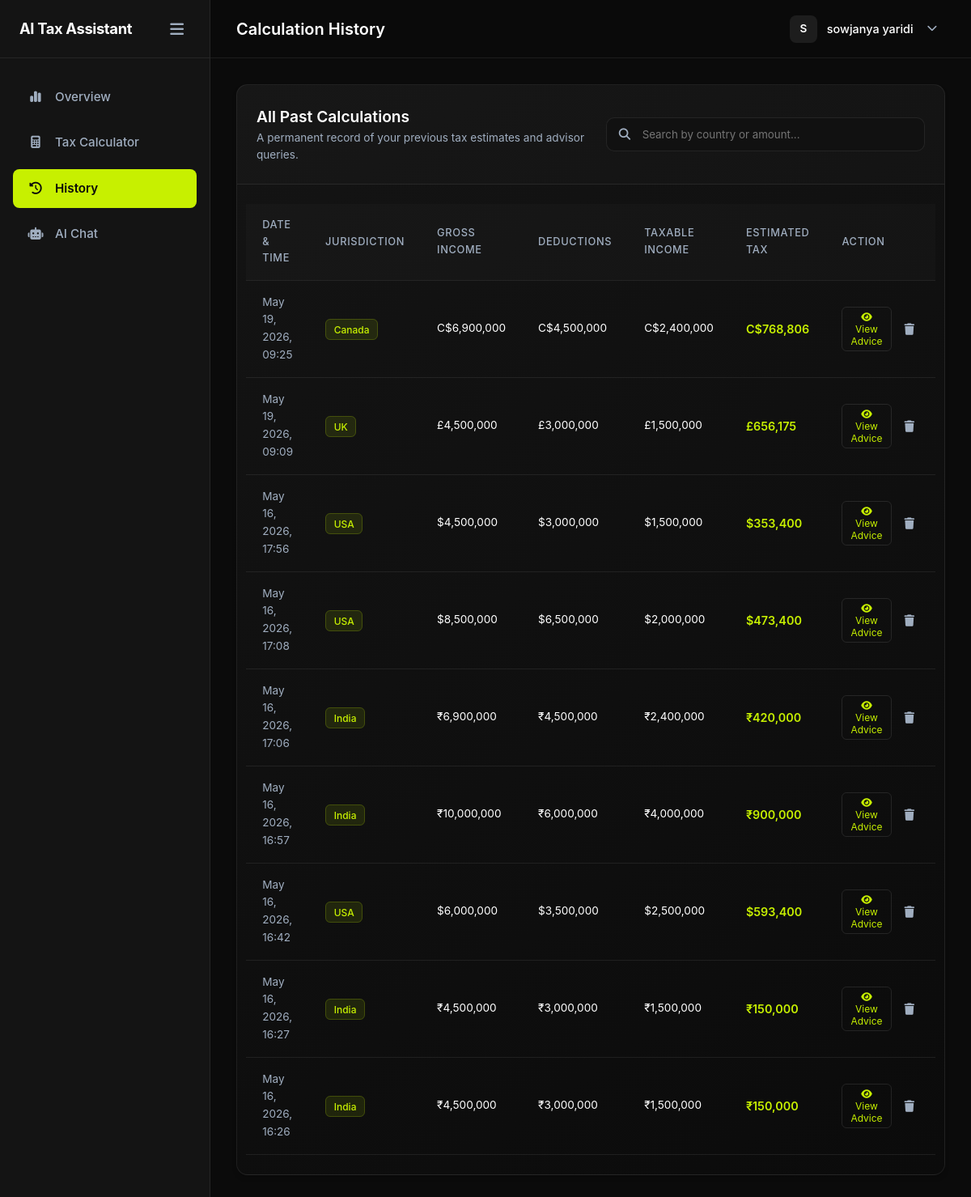
The page /dashboard/history/ (signed in) on the database its author committed.
### tax_engine/models.py (models this page shows, shortened)
class TaxCalculation(models.Model):
    user = models.ForeignKey(User, on_delete=models.CASCADE)
    country = models.CharField(max_length=50)
    income = models.FloatField()
    deductions = models.FloatField()
    taxable_income = models.FloatField()
    estimated_tax = models.FloatField()
    ai_explanation = models.TextField(blank=True, null=True)
    created_at = models.DateTimeField(auto_now_add=True)

### dashboard/views.py (the view)
# urls.py: path('dashboard/history/', views.history_view, name='history'),
@login_required
def history_view(request):
    calculations = TaxCalculation.objects.filter(user=request.user).order_by('-created_at')
    return render(request, 'dashboard/history.html', {'calculations': calculations})

### dashboard/templatetags/tax_tags.py (called while the page is built)
@register.filter
def currency_symbol(country_name):
    if not country_name:
        return "₹"  # Default to INR as per user preference
    country = str(country_name).lower().strip()
    mapping = {
        'india': '₹',
        'in': '₹',
        'inr': '₹',
        'us': '$',
        'usa': '$',
        'usd': '$',
        'united states': '$',
        'uk': '£',
        'gbp': '£',
        'united kingdom': '£',
        'gb': '£',
        'canada': 'C$',
        'cad': 'C$',
        'ca': 'C$',
        'australia': 'A$',
        'aud': 'A$',
        'au': 'A$',
        'europe': '€',
        'eu': '€',
        'euro': '€',
        'eur': '€',
    }
    return mapping.get(country, '₹')  # Default fallback to INR

@register.filter
def country_display(value):
    if not value:
        return "India"
    mapping = {
        'india': 'India',
        'in': 'India',
        'inr': 'India',
        'us': 'USA',
        'usa': 'USA',
        'usd': 'USA',
        'united states': 'USA',
        'uk': 'UK',
        'gbp': 'UK',
        'united kingdom': 'UK',
        'canada': 'Canada',
        'cad': 'Canada',
        'australia': 'Australia',
        'aud': 'Australia',
        'europe': 'European Union',
        'eu': 'European Union',
        'eur': 'European Union',
        'euro': 'European Union',
    }
    return mapping.get(str(value).lower().strip(), str(value).title())

### templates/dashboard/history.html (shortened to what this page needs)
{% extends 'base_app.html' %}
{% load tax_tags humanize tz %}
{% block page_title %}Calculation History{% endblock %}
{% block content %}
<div class="history-card">
    <div class="card-header flex-between align-center">
        <div>
            <h3>All Past Calculations</h3>
            <p class="text-muted text-sm mt-1">A permanent record of your previous tax estimates and advisor queries.
            </p>
        </div>
        <div class="search-wrapper">
            <i class="fa-solid fa-search"></i>
            <input type="text" id="historySearch" placeholder="Search by country or amount..." class="modern-input">
        </div>
    </div>
    <div class="card-body p-0">
        {% if calculations %}
        <div class="table-responsive">
            <table class="table table-hover" id="historyTable">
                <thead>
                    <tr>
                        <th>Date & Time</th>
                        <th>Jurisdiction</th>
                        <th>Gross Income</th>
                        <th>Deductions</th>
                        <th>Taxable Income</th>
                        <th>Estimated Tax</th>
                        <th>Action</th>
                    </tr>
                </thead>
                <tbody>
                    {% for calc in calculations %}
                    <tr style="cursor: pointer;" onclick="viewAIExplanation('{{ calc.id }}')">
                        <td class="text-muted text-sm timestamp-cell" data-utc="{{ calc.created_at|date:'c' }}">{{ calc.created_at|localtime|date:"M d, Y H:i" }}</td>
                        <td>
                            <span class="badge"
                                style="background: rgba(199,240,0,0.1); color: var(--accent-neon); border: 1px solid rgba(199,240,0,0.2);">
                                {{ calc.country|country_display }}
                            </span>
                        </td>
                        <td class="text-sm">
                            {{ calc.country|currency_symbol }}{{ calc.income|floatformat:0|intcomma }}
                        </td>
                        <td class="text-sm">
                            {{ calc.country|currency_symbol }}{{ calc.deductions|floatformat:0|intcomma }}
                        </td>
                        <td class="text-sm">
                            {{ calc.country|currency_symbol }}{{ calc.taxable_income|floatformat:0|intcomma }}
                        </td>
                        <td class="text-accent font-weight-bold">
                            {{ calc.country|currency_symbol }}{{ calc.estimated_tax|floatformat:0|intcomma }}
                        </td>
                        <td>
                            <div style="display: flex; gap: 0.5rem;">
                                <button class="btn-view-advice" style="background: transparent; border: 1px solid rgba(255,255,255,0.1); color: var(--accent-neon); padding: 4px 10px; border-radius: 6px; font-size: 0.75rem;">
                                    <i class="fa-solid fa-eye"></i> View Advice
                                </button>
                                <button class="btn-delete-calc" onclick="confirmDeleteCalc(event, '{{ calc.id }}', this)"
                                    style="background: transparent; border: none; color: var(--text-muted); cursor: pointer; padding: 4px 8px; font-size: 0.9rem; transition: color 0.2s ease;"
                                    onmouseover="this.style.color='#ef4444'"
                                    onmouseout="this.style.color='var(--text-muted)'"
                                    title="Delete calculation">
                                    <i class="fa-solid fa-trash"></i>
                                </button>
                            </div>
                        </td>
                    </tr>
                    {% endfor %}
                </tbody>
            </table>
        </div>
        {% endif %}
    </div>
</div>
{% endblock %}

### templates/base_app.html (shortened to what this page needs)
{% load static %}
<!DOCTYPE html>
<html lang="en">
<head>
    <link rel="stylesheet" href="https://cdnjs.cloudflare.com/ajax/libs/font-awesome/6.5.1/css/all.min.css" />
    <link rel="stylesheet" href="{% static 'style.css' %}">
    <link rel="stylesheet" href="{% static 'dashboard.css' %}">
</head>
<body class="app-body">
    <aside class="app-sidebar" id="appSidebar">
        <div class="sidebar-header">
            <span class="logo">AI Tax Assistant</span>
            <button class="icon-btn" id="toggleSidebar"><i class="fa-solid fa-bars"></i></button>
        </div>
        <nav class="sidebar-nav">
            <a href="{% url 'dashboard' %}" class="nav-item">
                <span class="nav-icon"><i class="fa-solid fa-chart-simple"></i></span>
                <span class="nav-label">Overview</span>
            </a>
            <a href="{% url 'calculator' %}" class="nav-item">
                <span class="nav-icon"><i class="fa-solid fa-calculator"></i></span>
                <span class="nav-label">Tax Calculator</span>
            </a>
            <a href="{% url 'history' %}" class="nav-item">
                <span class="nav-icon"><i class="fa-solid fa-clock-rotate-left"></i></span>
                <span class="nav-label">History</span>
            </a>
            <a href="{% url 'chat' %}" class="nav-item">
                <span class="nav-icon"><i class="fa-solid fa-robot"></i></span>
                <span class="nav-label">AI Chat</span>
            </a>
        </nav>
    </aside>
    <div class="app-main">
        <header class="app-topbar">
            <div class="topbar-left">
                <h2 class="page-title">{% block page_title %}Dashboard{% endblock %}</h2>
            </div>
            <div class="topbar-right">
                <div class="user-profile-dropdown" id="userProfileDropdown">
                    <div class="user-profile-trigger" id="dropdownTrigger">
                        <div class="user-avatar" data-initials="{{ request.user.username|make_list|first|upper }}">
                            {{ request.user.username|make_list|first|upper }}
                        </div>
                        <span class="user-name">{{ request.user.username }}</span>
                        <i class="fa-solid fa-chevron-down"
                            style="font-size: 0.8rem; margin-left: 5px; color: var(--text-muted);"></i>
                    </div>
                </div>
            </div>
        </header>
        <main class="app-content container-fluid">
            {% block content %}
            {% endblock %}
        </main>
    </div>
</body>
</html>

### static/style.css (style rules this page uses)
html { scroll-behavior: smooth; }
* { margin: 0; padding: 0; box-sizing: border-box; font-family: 'Inter', system-ui, sans-serif; }
:root { --bg-main: #0b0b0b; --bg-card: #141414; --text-main: #ffffff; --text-muted: #b3b3b3; --border-color: #262626; --accent: #c7f000; }
body { background: var(--bg-main); color: var(--text-main); line-height: 1.6; }
a { text-decoration: none; color: var(--text-main); }
main { padding: 2rem; display: block; min-width: 320px; }

### rows shown on the page
TaxCalculation: country|country_display "Canada", country "C$", income "6,900,000", deductions "4,500,000", taxable_income "2,400,000", estimated_tax "768,806"
TaxCalculation: country|country_display "UK", country "£", income "4,500,000", deductions "3,000,000", taxable_income "1,500,000", estimated_tax "656,175"
TaxCalculation: country|country_display "USA", country "$", income "4,500,000", deductions "3,000,000", taxable_income "1,500,000", estimated_tax "353,400"
TaxCalculation: country|country_display "USA", country "$", income "8,500,000", deductions "6,500,000", taxable_income "2,000,000", estimated_tax "473,400"
TaxCalculation: country|country_display "India", country "₹", income "6,900,000", deductions "4,500,000", taxable_income "2,400,000", estimated_tax "420,000"
TaxCalculation: country|country_display "India", country "₹", income "10,000,000", deductions "6,000,000", taxable_income "4,000,000", estimated_tax "900,000"
TaxCalculation: country|country_display "USA", country "$", income "6,000,000", deductions "3,500,000", taxable_income "2,500,000", estimated_tax "593,400"
TaxCalculation: country|country_display "India", country "₹", income "4,500,000", deductions "3,000,000", taxable_income "1,500,000", estimated_tax "150,000"
TaxCalculation: country|country_display "India", country "₹", income "4,500,000", deductions "3,000,000", taxable_income "1,500,000", estimated_tax "150,000"

### other values the page prints
{{ request.user.username|make_list|first|upper }} "S"
{{ request.user.username }} "sowjanya yaridi"
